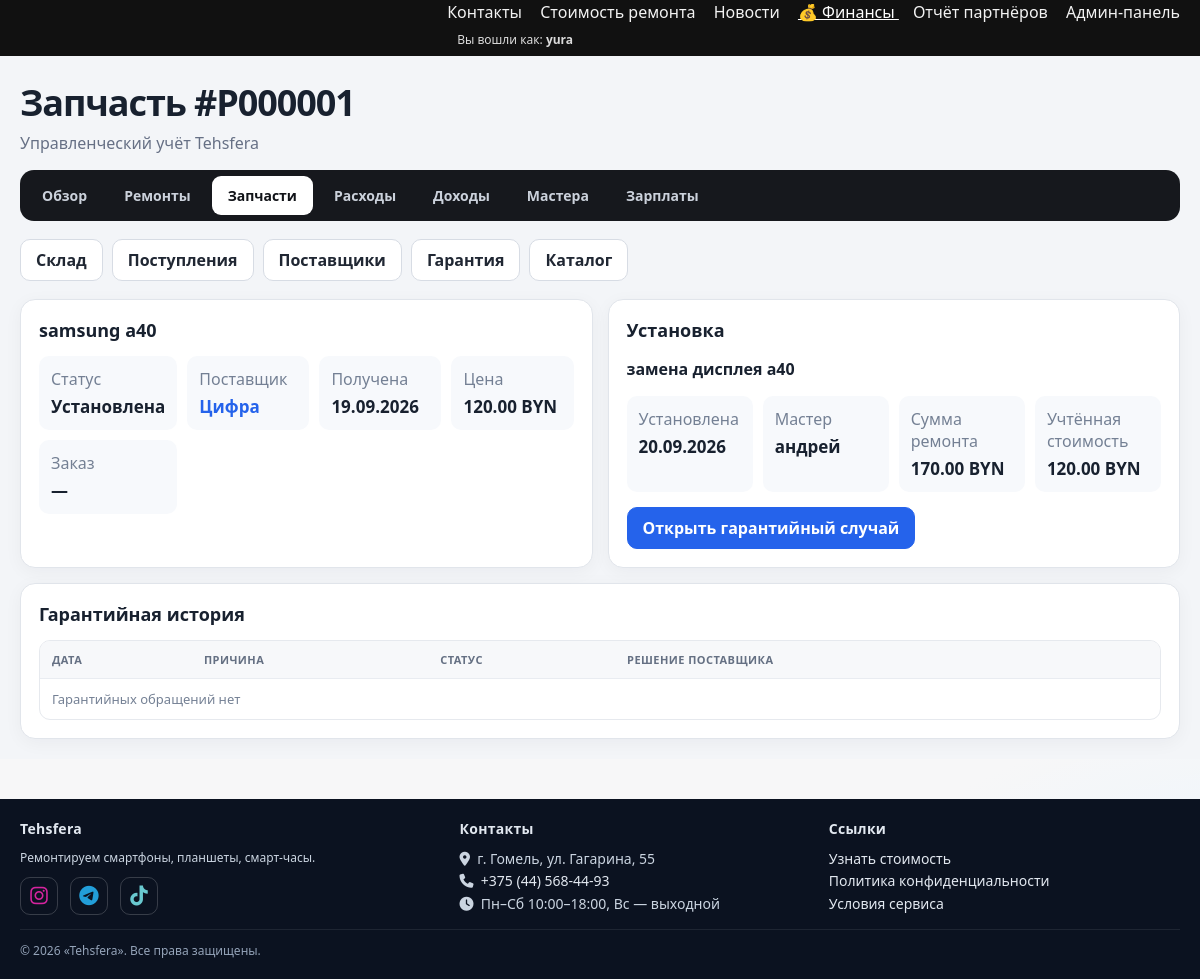
Screenshot of /finance/parts/items/1/ (signed in) with the database file from the repository.
### finance/models.py (models this page shows, shortened)
class PartItem(models.Model):
    class Status(models.TextChoices):
        IN_STOCK = "in_stock", "На складе"
        INSTALLED = "installed", "Установлена"
        RETURNED = "returned", "Возврат поставщику"
        WARRANTY = "warranty", "Гарантийный случай"
        WRITTEN_OFF = "written_off", "Списана"
    receipt = models.ForeignKey(StockReceipt, verbose_name="Поступление", on_delete=models.PROTECT, related_name="items")
    status = models.CharField("Статус", max_length=20, choices=Status.choices, default=Status.IN_STOCK, db_index=True)
    created_at = models.DateTimeField("Создана", auto_now_add=True)
    class Meta:
        verbose_name = "Экземпляр запчасти"
        verbose_name_plural = "Экземпляры запчастей"
        ordering = ["-id"]
        indexes = [models.Index(fields=["status", "receipt"])]
    @property
    def inventory_code(self):
        return f"P{self.pk:06d}" if self.pk else "P------"
    @property
    def unit_cost(self):
        return self.receipt.unit_cost

class StockReceipt(models.Model):
    date = models.DateField("Дата поступления")
    supplier = models.ForeignKey(Supplier, verbose_name="Поставщик", on_delete=models.PROTECT, related_name="receipts")
    part = models.ForeignKey(PartCatalog, verbose_name="Запчасть", on_delete=models.PROTECT, related_name="receipts")
    quantity = models.PositiveIntegerField("Количество", validators=[MinValueValidator(1)])
    unit_cost = models.DecimalField("Цена за единицу", max_digits=12, decimal_places=2, validators=[MinValueValidator(Decimal("0.01"))])
    order_number = models.CharField("Номер заказа / накладной", max_length=120, blank=True)
    comment = models.TextField("Комментарий", blank=True)
    created_at = models.DateTimeField("Создано", auto_now_add=True)
    class Meta:
        verbose_name = "Поступление запчастей"
        verbose_name_plural = "Поступления запчастей"
        ordering = ["-date", "-created_at"]
        indexes = [models.Index(fields=["date", "supplier"])]

class PartCatalog(models.Model):
    brand = models.CharField("Бренд", max_length=80, blank=True)
    device_model = models.CharField("Модель устройства", max_length=120, blank=True)
    name = models.CharField("Название запчасти", max_length=160)
    comment = models.TextField("Комментарий", blank=True)
    is_active = models.BooleanField("Активна", default=True)
    created_at = models.DateTimeField("Создана", auto_now_add=True)
    class Meta:
        verbose_name = "Наименование запчасти"
        verbose_name_plural = "Каталог запчастей"
        ordering = ["brand", "device_model", "name"]
        constraints = [models.UniqueConstraint(fields=["brand", "device_model", "name"], name="uniq_finance_part_catalog")]
        indexes = [models.Index(fields=["brand", "device_model"])]
    def __str__(self):
        return " — ".join(filter(None, [self.brand, self.device_model, self.name]))

class Supplier(models.Model):
    name = models.CharField("Название", max_length=160, unique=True)
    contact_person = models.CharField("Контактное лицо", max_length=120, blank=True)
    phone = models.CharField("Телефон", max_length=40, blank=True)
    messenger = models.CharField("Telegram / другой контакт", max_length=120, blank=True)
    comment = models.TextField("Комментарий", blank=True)
    is_active = models.BooleanField("Активен", default=True)
    created_at = models.DateTimeField("Создан", auto_now_add=True)
    class Meta:
        verbose_name = "Поставщик"
        verbose_name_plural = "Поставщики"
        ordering = ["name"]
    def __str__(self):
        return self.name

class RepairPart(models.Model):
    repair = models.ForeignKey(RepairFinance, verbose_name="Ремонт", on_delete=models.PROTECT, related_name="repair_parts")
    part_item = models.OneToOneField(PartItem, verbose_name="Экземпляр запчасти", on_delete=models.PROTECT, related_name="repair_usage")
    cost_used = models.DecimalField("Себестоимость в ремонте", max_digits=12, decimal_places=2, validators=[MinValueValidator(0)])
    installed_at = models.DateField("Дата установки")
    created_at = models.DateTimeField("Создано", auto_now_add=True)
    class Meta:
        verbose_name = "Запчасть в ремонте"
        verbose_name_plural = "Запчасти в ремонтах"
        ordering = ["installed_at", "id"]

class RepairFinance(models.Model):
    date = models.DateField("Дата")
    description = models.CharField("Описание ремонта", max_length=255)
    revenue = models.DecimalField(
        "Получено от клиента", max_digits=12, decimal_places=2,
        validators=[MinValueValidator(0)],
    )
    part_cost = models.DecimalField(
        "Стоимость запчасти", max_digits=12, decimal_places=2,
        default=Decimal("0.00"), validators=[MinValueValidator(0)],
    )
    manual_part_cost = models.DecimalField(
        "Дополнительная стоимость запчастей вручную", max_digits=12, decimal_places=2,
        default=Decimal("0.00"), validators=[MinValueValidator(0)],
        help_text="Используйте для деталей, которых нет на складе, или деталей клиента.",
    )
    employee = models.ForeignKey(
        Employee, verbose_name="Исполнитель", on_delete=models.PROTECT,
        related_name="repairs",
    )
    master_percent = models.DecimalField(
        "Процент исполнителя", max_digits=5, decimal_places=2,
        default=Decimal("0.00"), validators=[MinValueValidator(0), MaxValueValidator(100)],
        help_text="Сохраняется в ремонте и не меняется при изменении профиля исполнителя.",
    )
    repair_margin = models.DecimalField("Маржа до зарплаты", max_digits=12, decimal_places=2, editable=False)
    master_salary = models.DecimalField("Зарплата мастера", max_digits=12, decimal_places=2, editable=False)
    workshop_profit = models.DecimalField("Прибыль мастерской", max_digits=12, decimal_places=2, editable=False)
    comment = models.TextField("Комментарий", blank=True)
    created_at = models.DateTimeField("Создан", auto_now_add=True)
    class Meta:
        verbose_name = "Ремонт (финансы)"
        verbose_name_plural = "Ремонты (финансы)"
        ordering = ["-date", "-created_at"]
        indexes = [models.Index(fields=["date"]), models.Index(fields=["employee", "date"])]

class Employee(models.Model):
    user = models.OneToOneField(
        settings.AUTH_USER_MODEL, verbose_name="Аккаунт пользователя",
        on_delete=models.SET_NULL, related_name="employee_profile", null=True, blank=True,
    )
    name = models.CharField("Имя", max_length=120)
    default_percent = models.DecimalField(
        "Процент по умолчанию",
        max_digits=5,
        decimal_places=2,
        default=Decimal("0.00"),
        validators=[MinValueValidator(0), MaxValueValidator(100)],
    )
    is_owner = models.BooleanField("Владелец", default=False)
    is_active = models.BooleanField("Активен", default=True)
    created_at = models.DateTimeField("Создан", auto_now_add=True)
    class Meta:
        verbose_name = "Исполнитель"
        verbose_name_plural = "Исполнители"
        ordering = ["name"]
    def __str__(self):
        return f"{self.name} (владелец)" if self.is_owner else self.name

### finance/views.py (the view)
# urls.py: path("parts/items/<int:pk>/", views.part_item_detail, name="part_item_detail"),
@finance_staff_required
def part_item_detail(request, pk):
    item = get_object_or_404(PartItem.objects.select_related("receipt__part", "receipt__supplier").prefetch_related("warranty_claims"), pk=pk)
    usage = getattr(item, "repair_usage", None)
    return render(request, "finance/part_item_detail.html", {"item": item, "usage": usage})

### finance/templates/finance/part_item_detail.html
{% extends "finance/base.html" %}{% load finance_extras %}{% block finance_title %}Запчасть #{{ item.inventory_code }}{% endblock %}{% block finance_content %}{% include "finance/_parts_nav.html" %}<div class="fin-grid"><section class="fin-card"><h2>{{ item.receipt.part }}</h2><div class="fin-kpis"><div class="fin-kpi"><span class="fin-muted">Статус</span><strong>{{ item.get_status_display }}</strong></div><div class="fin-kpi"><span class="fin-muted">Поставщик</span><strong><a class="fin-link" href="{% url 'finance:supplier_detail' item.receipt.supplier.pk %}">{{ item.receipt.supplier }}</a></strong></div><div class="fin-kpi"><span class="fin-muted">Получена</span><strong>{{ item.receipt.date|date:'d.m.Y' }}</strong></div><div class="fin-kpi"><span class="fin-muted">Цена</span><strong>{{ item.unit_cost|money_byn }}</strong></div><div class="fin-kpi"><span class="fin-muted">Заказ</span><strong>{{ item.receipt.order_number|default:'—' }}</strong></div></div></section><section class="fin-card"><h2>Установка</h2>{% if usage %}<p><strong>{{ usage.repair.description }}</strong></p><div class="fin-kpis"><div class="fin-kpi"><span class="fin-muted">Установлена</span><strong>{{ usage.installed_at|date:'d.m.Y' }}</strong></div><div class="fin-kpi"><span class="fin-muted">Мастер</span><strong>{{ usage.repair.employee }}</strong></div><div class="fin-kpi"><span class="fin-muted">Сумма ремонта</span><strong>{{ usage.repair.revenue|money_byn }}</strong></div><div class="fin-kpi"><span class="fin-muted">Учтённая стоимость</span><strong>{{ usage.cost_used|money_byn }}</strong></div></div><a class="fin-btn primary" style="margin-top:15px" href="{% url 'finance:warranty_create' %}?part_item={{ item.pk }}">Открыть гарантийный случай</a>{% else %}<div class="fin-empty">Запчасть ещё не установлена</div>{% endif %}</section></div><section class="fin-card" style="margin-top:15px"><h2>Гарантийная история</h2><div class="fin-table-wrap"><table class="fin-table"><thead><tr><th>Дата</th><th>Причина</th><th>Статус</th><th>Решение поставщика</th><th></th></tr></thead><tbody>{% for claim in item.warranty_claims.all %}<tr><td>{{ claim.opened_at|date:'d.m.Y' }}</td><td>{{ claim.reason }}</td><td>{{ claim.get_status_display }}</td><td>{{ claim.supplier_decision|default:'—' }}</td><td><a href="{% url 'finance:warranty_edit' claim.pk %}">Открыть</a></td></tr>{% empty %}<tr><td colspan="5" class="fin-empty">Гарантийных обращений нет</td></tr>{% endfor %}</tbody></table></div></section>{% endblock %}

### repairs/templates/repairs/base.html (shortened to what this page needs)
<!DOCTYPE html>
{% load static %}
<html lang="ru">
<head>
  <link rel="stylesheet" href="https://cdnjs.cloudflare.com/ajax/libs/font-awesome/6.6.0/css/all.min.css">
</head>
<body>
  <header>
    <div class="wrap">
      <div class="row">
        <a class="brand" href="{% url 'repairs:brand_list' %}" aria-label="Tehsfera — на главную">
          <img src="{% static 'img/tehsfera-logo.png' %}" alt="Tehsfera" loading="eager" decoding="async">
        </a>
        <nav class="site-nav" id="siteNav">
          <div class="nav-links" id="navLinks">
            <a href="{% url 'repairs:contacts' %}"
               class="{% if request.path|slice:':10' == '/contacts' %}active{% endif %}">
              Контакты
            </a>
            <a href="{% url 'repairs:brand_list' %}"
               class="{% if request.path == '/' or request.path|slice:':8' == '/repairs' %}active{% endif %}">
              Стоимость ремонта
            </a>
            <a href="{% url 'news:list' %}"
               class="{% if request.path|slice:':6' == '/news/' %}active{% endif %}">
              Новости
            </a>
            {% if request.user.is_staff %}
              {% if perms.finance.view_repairfinance %}
                <a href="{% url 'finance:dashboard' %}"
                   class="{% if request.path|slice:':9' == '/finance/' %}active{% endif %}">
                  💰 Финансы
                </a>
              {% endif %}
              <a href="{% url 'repairs:referrals_report' %}"
                 class="{% if request.path|slice:':11' == '/referrals' %}active{% endif %}">
                Отчёт партнёров
              </a>
            {% elif request.user.is_authenticated and request.user.employee_profile.is_active %}
              <a href="{% url 'master_portal:dashboard' %}"
                 class="{% if request.path|slice:':8' == '/master/' %}active{% endif %}">
                💰 Моя зарплата
              </a>
            {% endif %}
            {% if request.user.is_authenticated and request.user.is_staff %}
              <a href="{% url 'admin:index' %}">Админ-панель</a>
              <div class="small" style="opacity:.85; padding: 8px 10px;">
                Вы вошли как: <b>{{ request.user.username }}</b>
              </div>
            {% endif %}
          </div>
        </nav>
      </div>
    </div>
  </header>
  <main>
    {% block content %}{% endblock %}
  </main>
  <footer>
    <div class="wrap">
      <div class="grid">
        <section>
          <h4>Tehsfera</h4>
          <p class="small" style="margin:0 0 10px">Ремонтируем смартфоны, планшеты, смарт-часы.</p>
          <div class="social">
            <a class="ig" href="https://www.instagram.com/tehsfera_gomel" target="_blank" rel="noopener" title="Instagram: @tehsfera_gomel" aria-label="Instagram">
              <i class="fa-brands fa-instagram"></i>
            </a>
            <a class="tg" href="https://t.me/+OeKcuIOyDMBiOGUy" target="_blank" rel="noopener" title="Telegram — вопросы и обсуждения" aria-label="Telegram">
              <i class="fa-brands fa-telegram"></i>
            </a>
            <a class="tt" href="https://www.tiktok.com/@tehsfera" target="_blank" rel="noopener" title="TikTok: @tehsfera" aria-label="TikTok">
              <i class="fa-brands fa-tiktok"></i>
            </a>
          </div>
        </section>
        <section>
          <h4>Контакты</h4>
          <ul>
            <li><i class="fa-solid fa-location-dot"></i>&nbsp; г. Гомель, ул. Гагарина, 55</li>
            <li><i class="fa-solid fa-phone"></i>&nbsp; <a href="tel:+375445684493">+375 (44) 568-44-93</a></li>
            <li><i class="fa-solid fa-clock"></i>&nbsp; Пн–Сб 10:00–18:00, Вс — выходной</li>
          </ul>
        </section>
        <section>
          <h4>Ссылки</h4>
          <ul>
            <li><a href="{% url 'repairs:brand_list' %}">Узнать стоимость</a></li>
            <li><a href="{% url 'privacy' %}">Политика конфиденциальности</a></li>
            <li><a href="{% url 'terms' %}">Условия сервиса</a></li>
          </ul>
        </section>
      </div>
      <div class="f-bottom">
        <div>© {% now "Y" %} «Tehsfera». Все права защищены.</div>
      </div>
    </div>
  </footer>
</body>
</html>

### rows the page displays
PartItem: inventory_code "P000001", receipt.part "samsung a40", status "Установлена", receipt.supplier "Цифра", receipt "19.09.2026", unit_cost "120.00 BYN", receipt.order_number "—"
RepairPart: repair.description "замена дисплея a40", installed_at "20.09.2026", repair.employee "андрей", repair.revenue "170.00 BYN", cost_used "120.00 BYN"

### other values shown
{{ request.user.username }} "yura"
